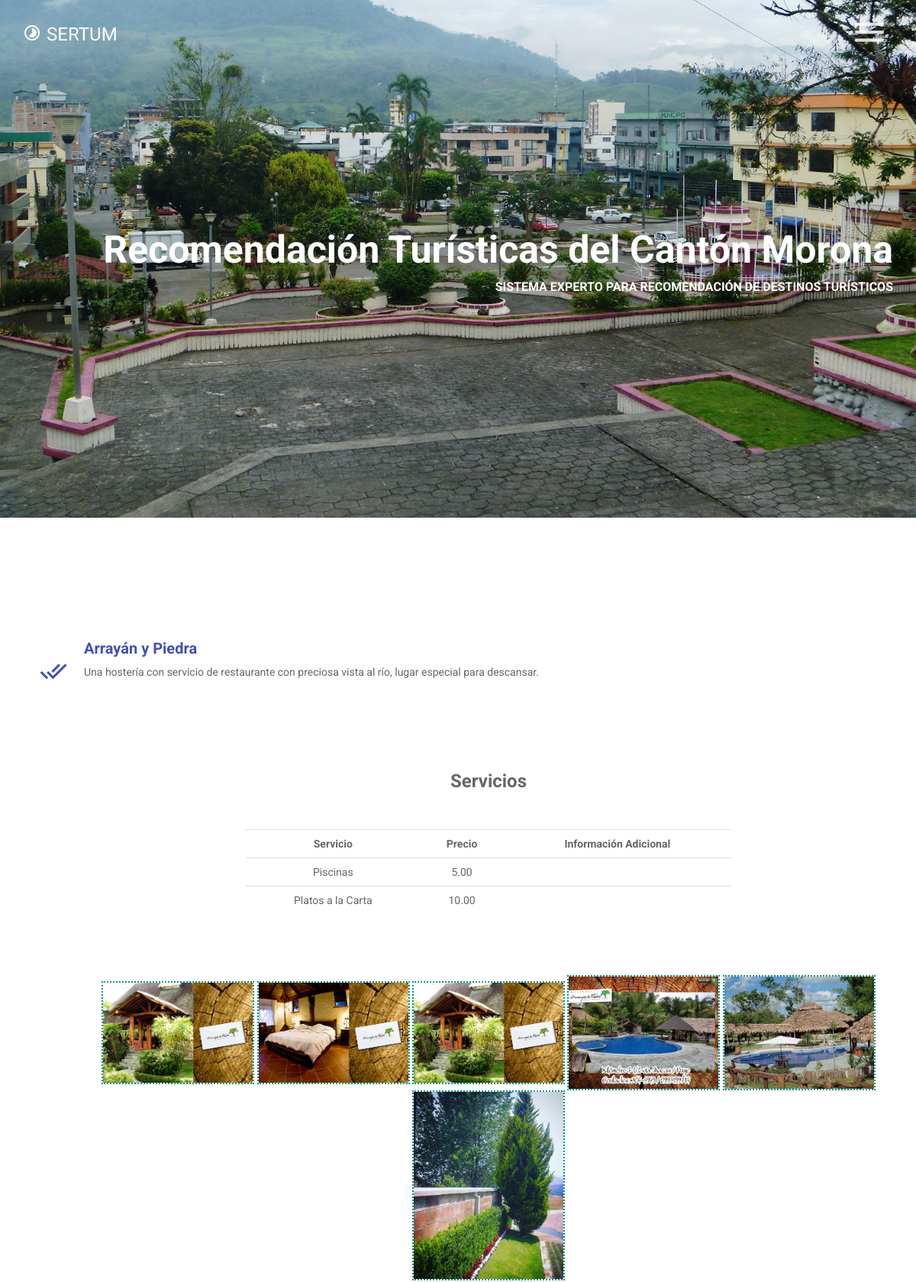
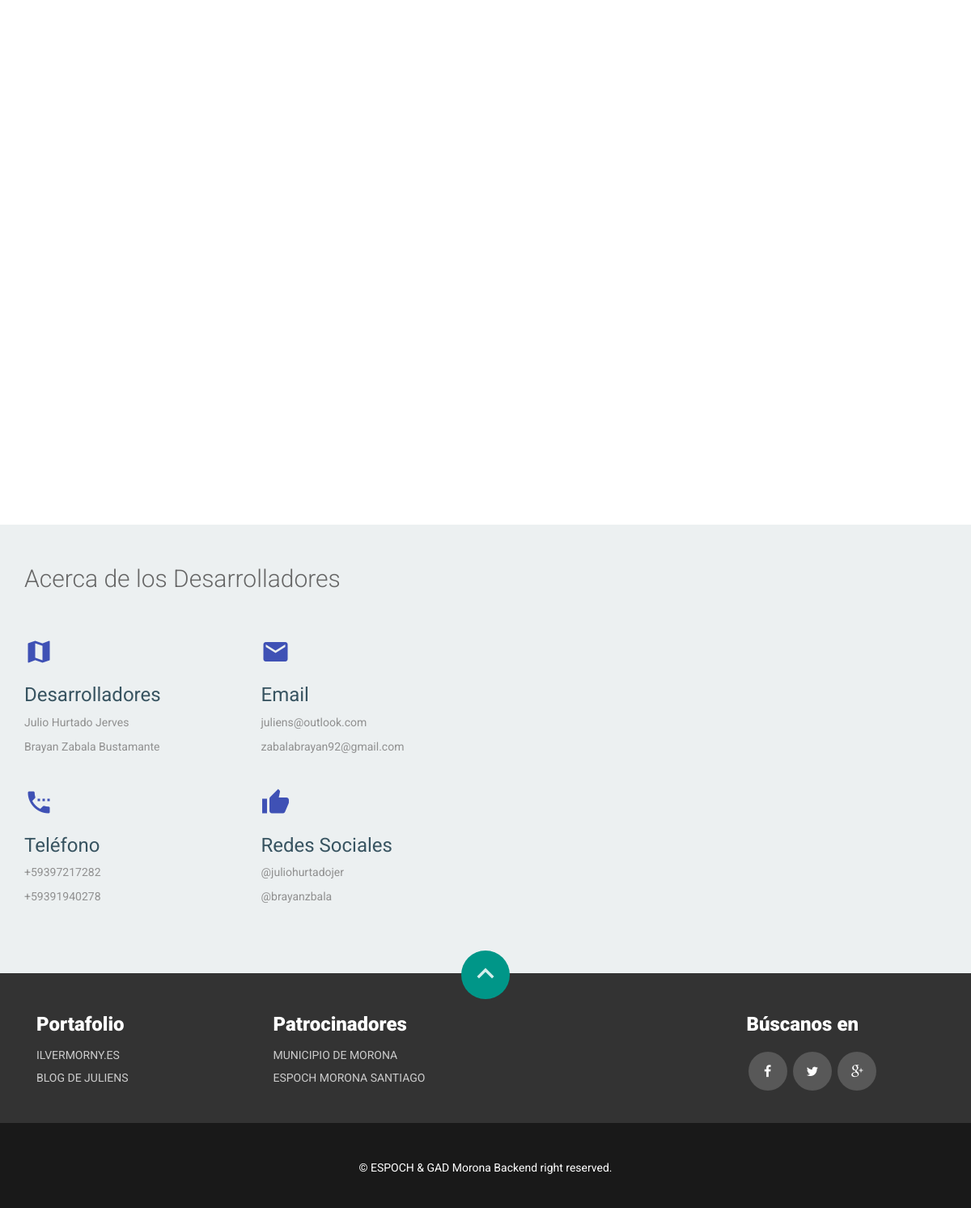
Page /destino/ver/arrayan-y-piedra/ on the committed database (2 pictures, top to bottom).
### centro/models.py (models this page shows, shortened)
class Center(models.Model):
    name = models.TextField(blank=False)
    addres = map_fields.AddressField(max_length=200)
    aditional_information = models.TextField(blank=True, verbose_name='Place Description')
    geolocation = map_fields.GeoLocationField(max_length=100)
    slug = AutoSlugField(unique=True, populate_from='name', always_update=True)
    user = models.OneToOneField(User, unique=True, null=True)
    free = models.BooleanField(default=False)
    service = models.ManyToManyField(Service, through='ServiceCenter')

class ServiceCenter(models.Model):
    center = models.ForeignKey(Center)
    service = models.ForeignKey(Service)
    cost = models.DecimalField(max_digits=10,
                               decimal_places=2,
                               blank=False,
                               default=00.00)
    observation = models.TextField(blank=True)

class Picture(models.Model):
    picture = models.ImageField()
    center = models.ForeignKey(Center)

### servicio/models.py (models this page shows, shortened)
class Service(models.Model):
    name = models.CharField(max_length=256, unique=True)
    slug = AutoSlugField(unique=True, populate_from='name', always_update=True, null=True, default=name)

### centro/views.py (the view)
# urls.py: url(r'^destino/ver/(?P<slug>[-\w ]+)/$', CenterDetailView.as_view(), name='center_detail'),
class CenterDetailView(DetailView):
    model = Center
    template_name = 'center_detail.html'
    slug_field = 'slug'
    context_object_name = 'center'
    def get_context_data(self, **kwargs):
        context =  super(CenterDetailView, self).get_context_data(**kwargs)
        context['pictures'] = Picture.objects.filter(center__slug=self.object.slug)
        context['request'] = self.request
        if self.request.user.is_authenticated():
            user = Usuario.objects.filter(user = self.request.user)
            center = Center.objects.filter(user=user)
            if center.exists():
                context['verification'] = False
                context['center_view'] = Center.objects.get(user=user)
            else:
                context['verification'] = True
        else:
            context['verification'] = True
        return context

### centro/templatetags/app_filters.py (called while the page is built)
@register.filter(name='servicesMTM')
def servicesMTM(value):
    services = ServiceCenter.objects.filter(center=value)
    return services

### centro/templates/center_detail.html (shortened to what this page needs)
{% extends 'base.html' %}
{% load app_filters %}
{% block content %}
    <div class="col-md-12 col-sm-12 wow fadeInDown">
            <div class="features">
              <div class="icon">
                <i class="mdi-action-done-all"></i>
              </div>
              <div class="features-text">
                <h4>{{ center.name }}</h4>
                <p style="text-align: justify;">
                  {{ center.aditional_information|linebreaksbr }}
                </p>
                {% if center.id|servicesMTM %}
                    <br><br><br><br><div class="table-responsive" style="max-width: 60%; margin: auto auto;">
                        <br><h3 style="text-align: center;"><b>Servicios </b></h3><br><br>
                      <table class="table">
                        <tr align="center">
                            <td><b>Servicio</b></td>
                            <td><b>Precio</b></td>
                            <td><b>Información Adicional</b></td>
                        </tr>
                          {% for service in center.id|servicesMTM %}
                              <tr align="center">
                                  <td>{{ service.service.name }}</td>
                                  <td>{{ service.cost }}</td>
                                  <td>{{ service.observation }}</td>
                              </tr>
                          {% endfor %}
                      </table>
                    </div>
              {% endif %}
              </div>
            </div>
    </div>
    <div id="links" class="col-md-12 col-sm-12">
        <div class="features">
              <div class="features-text" style="margin: auto auto; text-align: center;">
                {% for picture in pictures %}
                <a href="{% url 'ver_imagen' picture.picture %}">
                    <img src="{% url 'ver_imagen' picture.picture %}" style="max-width: 200px; border-style:dotted;border-width:2px;">
                </a>
                {% endfor %}
              </div>
        </div>
    </div>
{% endblock %}
{% block map%}
    <div class="col-md-12 col-sm-12" style="height: 500px;">
        <div class="features" style="height: 500px;">
              <div class="features-text" style="height: 500px;">
                <div id="map" class="row" style="height: 500px;"></div>
              </div>
        </div>
    </div>
  {% endblock %}

### centro/static/css/main.css (style rules this page uses)
body { font-family: 'Roboto', sans-serif; color: #666; font-size: 14px; font-weight: 400; background: #fff; }
.row { padding: 30px 0; }
#features .features { margin: 30px 0; }
#features .features .icon { float: left; text-align: center; }
#features .features .icon i { width: 80px; height: 80px; line-height: 80px; border-radius: 50%; font-size: 36px; color: #3f51b5; }
#features .features h4 { margin-bottom: 10px; font-size: 20px; font-weight: 700; color: #3f51b5; }
#features .features .features-text { padding-left: 80px; }
#features .features .features-text p { margin: 0; }

### rows in the picture
Center: name "Arrayán y Piedra", aditional_information "Una hostería con servicio de restaurante con preciosa vista al río, lugar especial para descansar."
ServiceCenter: service.name "Piscinas", cost "5.00"
ServiceCenter: service.name "Platos a la Carta", cost "10.00"
Picture: picture (picture)
Picture: picture (picture)
Picture: picture (picture)
Picture: picture (picture)
Picture: picture (picture)
Picture: picture (picture)
